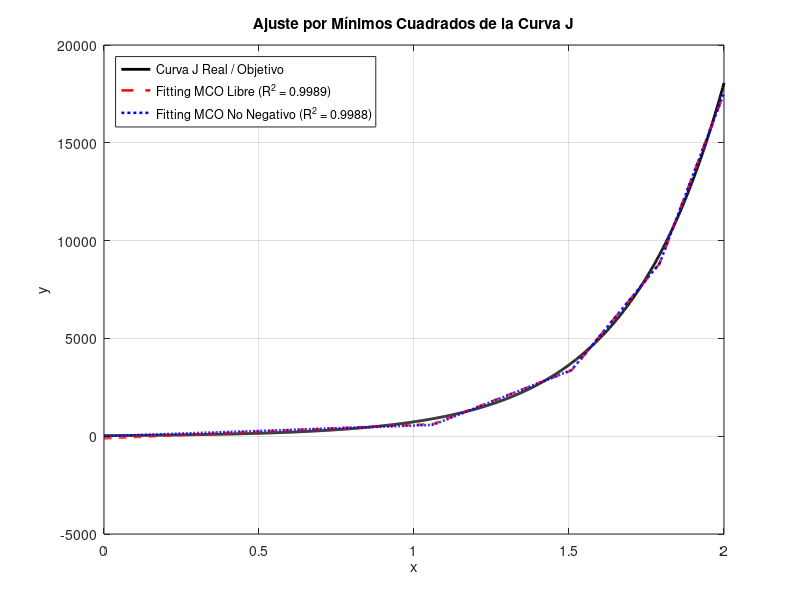
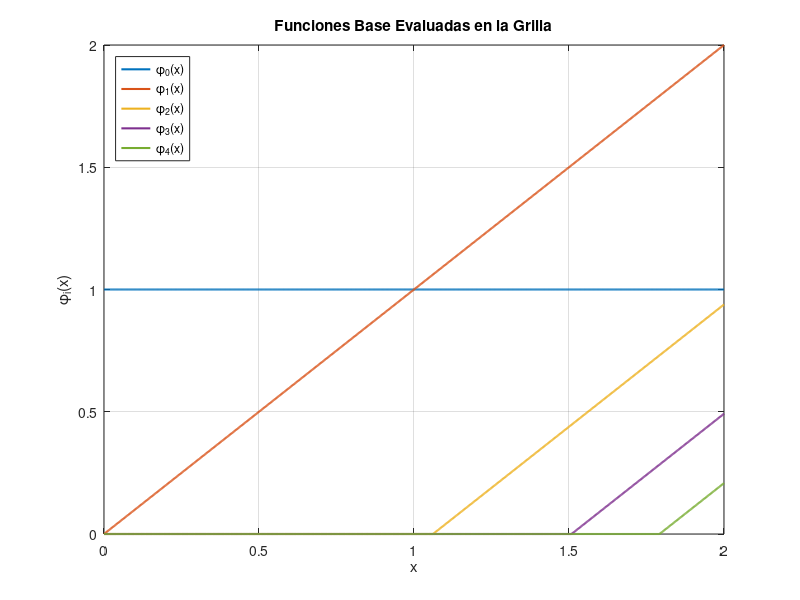

Reproduce these figures in MATLAB, in order.
function fitting_curva_j_mco_base()
    % =========================================================================
    % SCRIPT DE MATLAB: FITTING DE CURVA J MEDIANTE MÍNIMOS CUADRADOS (MCO)
    % SOBRE UNA BASE DE FUNCIONES DADA (FÓRMULAS O DESDE ARCHIVO EXCEL)
    % =========================================================================
    % Permite dos modalidades para definir la CURVA OBJETIVO f_target:
    %    1. 'FORMULA' : Evalúa la función matemática analítica.
    %    2. 'EXCEL'   : Lee la curva objetivo desde un archivo .xlsx (Columna 1: x, Columna 2: y).
    %
    % Permite dos modalidades para definir la BASE DE FUNCIONES:
    %    1. 'FORMULAS' : Genera analíticamente las funciones base rampa/bisagra.
    %    2. 'EXCEL'    : Lee la matriz de base directamente de un archivo .xlsx.
    % =========================================================================
    clc; clear; close all;

    % -------------------------------------------------------------------------
    % 1. CONFIGURACIÓN DE MODOS Y ARCHIVOS
    % -------------------------------------------------------------------------
    MODO_TARGET  = 'FORMULA';  % Opciones: 'FORMULA' o 'EXCEL'
    ARCHIVO_TARGET_EXCEL = 'curva_target.xlsx'; % Archivo Excel si MODO_TARGET = 'EXCEL'

    MODO_BASE    = 'FORMULAS'; % Opciones: 'FORMULAS' o 'EXCEL'
    ARCHIVO_BASE_EXCEL   = 'Bases_Rampa_Escaladas_Nodos_Optimos.xlsx'; % Archivo Excel si MODO_BASE = 'EXCEL'

    % Dominio y resolución de discretización
    a = 0.0;
    b = 2.0;
    M_puntos = 1000;
    x_grid = linspace(a, b, M_puntos)';

    % -------------------------------------------------------------------------
    % 2. CONSTRUCCIÓN / CARGA DE LA CURVA OBJETIVO f_target
    % -------------------------------------------------------------------------
    if strcmpi(MODO_TARGET, 'FORMULA')
        fprintf('-> Generando Curva Objetivo mediante FÓRMULA analítica...\n');
        K = 30.0;
        alfa = 3.2;
        f_target = @(x) K * exp(alfa * x);
        y_real = f_target(x_grid);
        desc_target = sprintf('y = %.1f * exp(%.2f * x)', K, alfa);

    elseif strcmpi(MODO_TARGET, 'EXCEL')
        fprintf('-> Leyendo Curva Objetivo desde archivo Excel: %s...\n', ARCHIVO_TARGET_EXCEL);
        if ~exist(ARCHIVO_TARGET_EXCEL, 'file')
            error('El archivo Excel de la curva objetivo "%s" no existe.', ARCHIVO_TARGET_EXCEL);
        end
        
        data_target = readmatrix(ARCHIVO_TARGET_EXCEL);
        x_target_excel = data_target(:, 1);
        y_target_excel = data_target(:, 2);
        
        % Interpolación si la malla del Excel difiere de x_grid
        y_real = interp1(x_target_excel, y_target_excel, x_grid, 'linear', 'extrap');
        desc_target = sprintf('Cargada desde Excel (%s)', ARCHIVO_TARGET_EXCEL);
    else
        error('MODO_TARGET no válido. Use ''FORMULA'' o ''EXCEL''.');
    end

    % -------------------------------------------------------------------------
    % 3. CONSTRUCCIÓN / CARGA DE LA MATRIZ DE DISEÑO A (BASES)
    % -------------------------------------------------------------------------
    if strcmpi(MODO_BASE, 'FORMULAS')
        fprintf('-> Generando matriz de base mediante FÓRMULAS analíticas...\n');
        
        % Nodos de quiebre (5 nodos = 4 tramos)
        nodos = [0.0, 1.0613, 1.5082, 1.7920, 2.0];
        
        % Construcción de la matriz A con funciones rampa desplazadas
        A = construir_matriz_rampa(x_grid, nodos);
        nombres_bases = arrayfun(@(i) sprintf('\\phi_%d(x)', i-1), 1:size(A,2), 'UniformOutput', false);

    elseif strcmpi(MODO_BASE, 'EXCEL')
        fprintf('-> Leyendo matriz de base desde archivo Excel: %s...\n', ARCHIVO_BASE_EXCEL);
        if ~exist(ARCHIVO_BASE_EXCEL, 'file')
            error('El archivo Excel de las bases "%s" no existe.', ARCHIVO_BASE_EXCEL);
        end
        
        data_base_excel = readmatrix(ARCHIVO_BASE_EXCEL);
        x_base_excel = data_base_excel(:, 1);
        
        % Si el Excel tiene columnas adicionales como y_real o y_pred, tomar solo las columnas de phi
        % Asumimos que las columnas de bases van desde la columna 2 hasta la penúltima o según corresponda
        if size(data_base_excel, 2) > 6
            A_excel = data_base_excel(:, 2:6); % Toma phi_0 a phi_4
        else
            A_excel = data_base_excel(:, 2:end);
        end
        
        % Interpolación si la malla del Excel difiere de x_grid
        A = zeros(length(x_grid), size(A_excel, 2));
        for col = 1:size(A_excel, 2)
            A(:, col) = interp1(x_base_excel, A_excel(:, col), x_grid, 'linear', 'extrap');
        end
        nombres_bases = arrayfun(@(i) sprintf('\\phi_%d(x)', i-1), 1:size(A,2), 'UniformOutput', false);
    else
        error('MODO_BASE no válido. Use ''FORMULAS'' o ''EXCEL''.');
    end

    % -------------------------------------------------------------------------
    % 4. CÁLCULO DEL FITTING POR MÍNIMOS CUADRADOS
    % -------------------------------------------------------------------------
    % 1) MCO Libre (sin restricciones)
    c_mco = A \ y_real;
    y_pred_mco = A * c_mco;

    % 2) MCO No Negativo (c_i >= 0)
    c_nnls = lsqnonneg(A, y_real);
    y_pred_nnls = A * c_nnls;

    % -------------------------------------------------------------------------
    % 5. CÁLCULO DE MÉTRICAS DE PRECISIÓN
    % -------------------------------------------------------------------------
    [r2_mco, rmse_mco, nrmse_mco] = calcular_metricas(y_real, y_pred_mco);
    [r2_nnls, rmse_nnls, nrmse_nnls] = calcular_metricas(y_real, y_pred_nnls);

    % -------------------------------------------------------------------------
    % 6. REPORTE DE RESULTADOS Y COEFICIENTES EN CONSOLA
    % -------------------------------------------------------------------------
    fprintf('\n=========================================================================\n');
    fprintf('   AJUSTE DE CURVA J POR MÍNIMOS CUADRADOS (FITTING CON BASE DADA)\n');
    fprintf('=========================================================================\n');
    fprintf('Curva Objetivo : %s  en  x \\in [%.1f, %.1f]\n', desc_target, a, b);
    fprintf('Modo de Base   : %s  (Dimensión de la base N = %d)\n\n', MODO_BASE, size(A, 2));

    fprintf('--- 1. RESULTADOS Y COEFICIENTES MCO LIBRE ---\n');
    for i = 1:length(c_mco)
        fprintf('  Coeficiente c_%d (para %s) = %+14.6f\n', i-1, nombres_bases{i}, c_mco(i));
    end
    fprintf('  ---------------------------------------------\n');
    fprintf('  Suma de coeficientes sum(c_i) = %+14.6f\n', sum(c_mco));
    fprintf('  Métricas: R^2 = %.6f | RMSE = %.4f | NRMSE = %.4f %%\n\n', r2_mco, rmse_mco, nrmse_mco);

    fprintf('--- 2. RESULTADOS Y COEFICIENTES MCO NO NEGATIVO (NNLS) ---\n');
    for i = 1:length(c_nnls)
        fprintf('  Coeficiente c_%d (para %s) = %+14.6f\n', i-1, nombres_bases{i}, c_nnls(i));
    end
    fprintf('  ---------------------------------------------\n');
    fprintf('  Suma de coeficientes sum(c_i) = %+14.6f\n', sum(c_nnls));
    fprintf('  Métricas: R^2 = %.6f | RMSE = %.4f | NRMSE = %.4f %%\n', r2_nnls, rmse_nnls, nrmse_nnls);
    fprintf('=========================================================================\n\n');

    % -------------------------------------------------------------------------
    % 7. GENERACIÓN DE GRÁFICOS
    % -------------------------------------------------------------------------
    figure('Name', 'Ajuste de Curva J con MCO', 'Position', [100, 100, 850, 500]);
    plot(x_grid, y_real, 'k-', 'LineWidth', 2.0, 'DisplayName', 'Curva J Real / Objetivo'); hold on;
    plot(x_grid, y_pred_mco, 'r--', 'LineWidth', 1.8, 'DisplayName', sprintf('Fitting MCO Libre (R^2 = %.4f)', r2_mco));
    plot(x_grid, y_pred_nnls, 'b:', 'LineWidth', 1.8, 'DisplayName', sprintf('Fitting MCO No Negativo (R^2 = %.4f)', r2_nnls));
    xlabel('x'); ylabel('y');
    title('Ajuste por Mínimos Cuadrados de la Curva J');
    legend('Location', 'northwest'); grid on;

    figure('Name', 'Funciones Base Utilizadas', 'Position', [150, 150, 850, 450]);
    plot(x_grid, A, 'LineWidth', 1.5);
    xlabel('x'); ylabel('\phi_i(x)');
    title('Funciones Base Evaluadas en la Grilla');
    legend(nombres_bases, 'Location', 'northwest'); grid on;
end

% =========================================================================
% FUNCIONES AUXILIARES LOCALES
% =========================================================================

function A = construir_matriz_rampa(x, nodos)
    N = length(nodos) - 1;
    A = zeros(length(x), N + 1);
    A(:, 1) = 1.0;                  % Base 0: constante g_0(x) = 1
    A(:, 2) = x - nodos(1);         % Base 1: lineal g_1(x) = x - x_0
    for k = 1:N-1
        A(:, k+2) = max(0, x - nodos(k+1)); % Bases 2..N: rampa max(0, x - x_k)
    end
end

function [r2, rmse, nrmse] = calcular_metricas(y_real, y_pred)
    ss_res = sum((y_real - y_pred).^2);
    ss_tot = sum((y_real - mean(y_real)).^2);
    r2 = 1 - (ss_res / ss_tot);
    rmse = sqrt(mean((y_real - y_pred).^2));
    nrmse = (rmse / max(y_real)) * 100;
end
